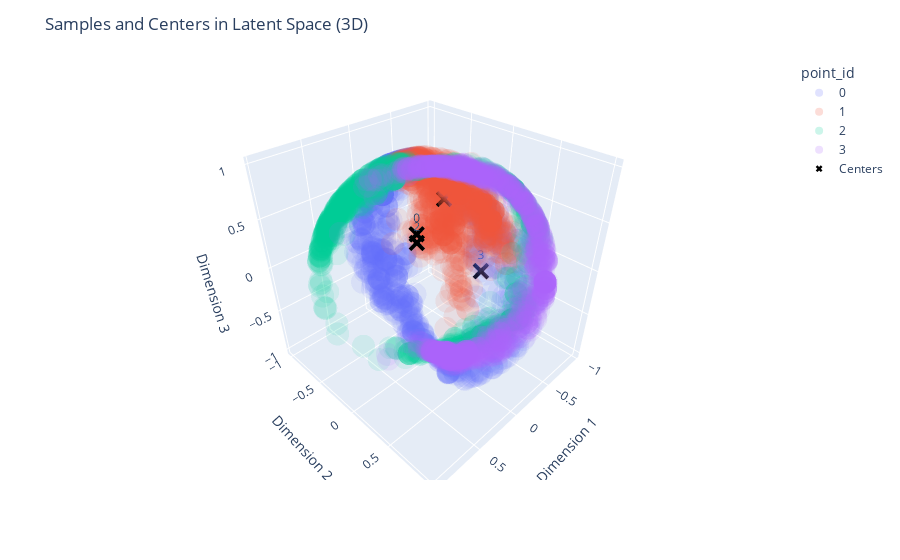

This figure's notebook cell:
### Code cell
plot_Z_samples_3D(samples_Z[-1000:,:4,:])

### Figure 1 — Plotly figure (JSON) as saved in the notebook; plotly's stock layout.template omitted (floating-point values rounded to 4 significant figures; data arrays with more than 128 entries replaced by an {"elided": "..."} marker saying what was removed)
{"data": [{"customdata": {"elided": "1000x2 mixed values"}, "hovertemplate": "point_id=%{customdata[0]}<br>x=%{x}<br>y=%{y}<br>z=%{z}<br>sample_id=%{customdata[1]}<extra></extra>", "legendgroup": "0", "marker": {"color": "#636efa", "opacity": 0.1, "symbol": "circle"}, "mode": "markers", "name": "0", "scene": "scene", "showlegend": true, "type": "scatter3d", "x": {"elided": "1000 float values"}, "y": {"elided": "1000 float values"}, "z": {"elided": "1000 float values"}}, {"customdata": {"elided": "1000x2 mixed values"}, "hovertemplate": "point_id=%{customdata[0]}<br>x=%{x}<br>y=%{y}<br>z=%{z}<br>sample_id=%{customdata[1]}<extra></extra>", "legendgroup": "1", "marker": {"color": "#EF553B", "opacity": 0.1, "symbol": "circle"}, "mode": "markers", "name": "1", "scene": "scene", "showlegend": true, "type": "scatter3d", "x": {"elided": "1000 float values"}, "y": {"elided": "1000 float values"}, "z": {"elided": "1000 float values"}}, {"customdata": {"elided": "1000x2 mixed values"}, "hovertemplate": "point_id=%{customdata[0]}<br>x=%{x}<br>y=%{y}<br>z=%{z}<br>sample_id=%{customdata[1]}<extra></extra>", "legendgroup": "2", "marker": {"color": "#00cc96", "opacity": 0.1, "symbol": "circle"}, "mode": "markers", "name": "2", "scene": "scene", "showlegend": true, "type": "scatter3d", "x": {"elided": "1000 float values"}, "y": {"elided": "1000 float values"}, "z": {"elided": "1000 float values"}}, {"customdata": {"elided": "1000x2 mixed values"}, "hovertemplate": "point_id=%{customdata[0]}<br>x=%{x}<br>y=%{y}<br>z=%{z}<br>sample_id=%{customdata[1]}<extra></extra>", "legendgroup": "3", "marker": {"color": "#ab63fa", "opacity": 0.1, "symbol": "circle"}, "mode": "markers", "name": "3", "scene": "scene", "showlegend": true, "type": "scatter3d", "x": {"elided": "1000 float values"}, "y": {"elided": "1000 float values"}, "z": {"elided": "1000 float values"}}, {"marker": {"color": "black", "size": 6, "symbol": "x"}, "mode": "markers+text", "name": "Centers", "text": ["0", "1", "2", "3"], "textposition": "top center", "type": "scatter3d", "x": [-0.0305, -0.3321, 0.05808, -0.2938], "y": [-0.2302, -0.1861, -0.1349, 0.3187], "z": [0.2635, 0.5229, 0.2546, 0.002424]}], "layout": {"legend": {"title": {"text": "point_id"}, "tracegroupgap": 0}, "margin": {"t": 60}, "scene": {"domain": {"x": [0, 1], "y": [0, 1]}, "xaxis": {"title": {"text": "Dimension 1"}}, "yaxis": {"title": {"text": "Dimension 2"}}, "zaxis": {"title": {"text": "Dimension 3"}}}, "title": {"text": "Samples and Centers in Latent Space (3D)"}}}
